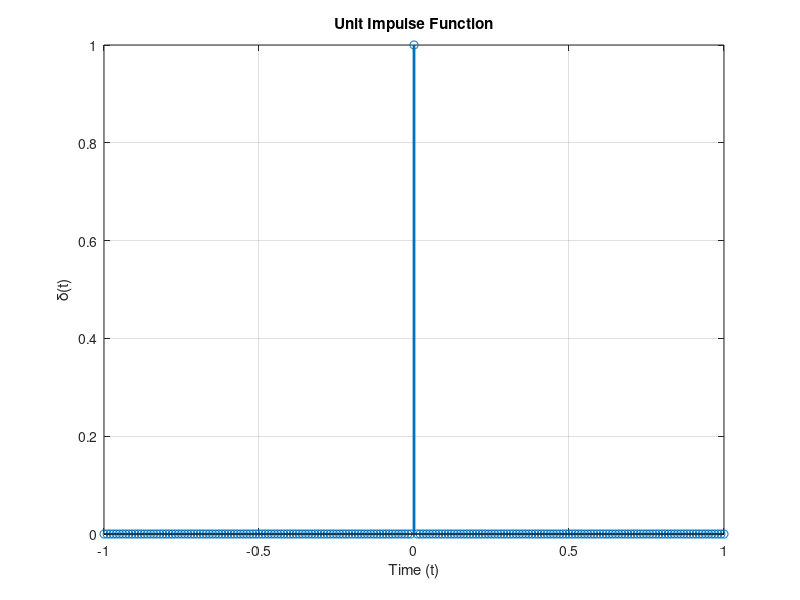

Recreate this plot in MATLAB.
clc
clear 
% Define the time vector
t = -1:0.01:1;

% Create the unit impulse function
delta = t == 0;

% Plot the unit impulse function
figure;
stem(t, delta, 'LineWidth', 2);
title('Unit Impulse Function');
xlabel('Time (t)');
ylabel('\delta(t)');
grid on;
